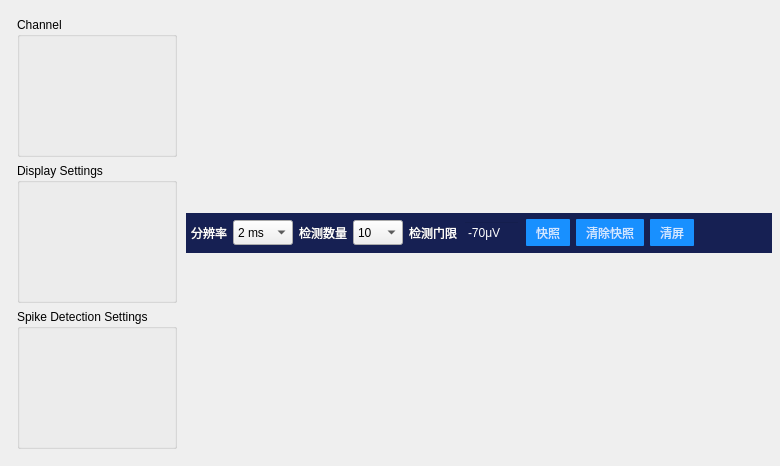
<?xml version="1.0" encoding="UTF-8"?>
<ui version="4.0">
 <class>CSpikeScope</class>
 <widget class="QWidget" name="CSpikeScope">
  <property name="geometry">
   <rect>
    <x>0</x>
    <y>0</y>
    <width>780</width>
    <height>466</height>
   </rect>
  </property>
  <property name="windowTitle">
   <string>Form</string>
  </property>
  <property name="styleSheet">
   <string notr="true"/>
  </property>
  <layout class="QHBoxLayout" name="horizontalLayout_2">
   <property name="spacing">
    <number>0</number>
   </property>
   <property name="leftMargin">
    <number>8</number>
   </property>
   <property name="topMargin">
    <number>8</number>
   </property>
   <property name="rightMargin">
    <number>8</number>
   </property>
   <property name="bottomMargin">
    <number>8</number>
   </property>
   <item>
    <layout class="QHBoxLayout" name="horizontalLayout">
     <item>
      <widget class="QWidget" name="controlPannel" native="true">
       <layout class="QVBoxLayout" name="verticalLayout_2">
        <item>
         <widget class="QGroupBox" name="groupBox">
          <property name="title">
           <string>Channel</string>
          </property>
         </widget>
        </item>
        <item>
         <widget class="QGroupBox" name="groupBox_3">
          <property name="title">
           <string>Display Settings</string>
          </property>
         </widget>
        </item>
        <item>
         <widget class="QGroupBox" name="groupBox_2">
          <property name="title">
           <string>Spike Detection Settings</string>
          </property>
         </widget>
        </item>
       </layout>
      </widget>
     </item>
     <item>
      <layout class="QVBoxLayout" name="verticalLayout">
       <property name="spacing">
        <number>0</number>
       </property>
       <item>
        <widget class="QWidget" name="toolbar" native="true">
         <property name="maximumSize">
          <size>
           <width>16777215</width>
           <height>40</height>
          </size>
         </property>
         <property name="styleSheet">
          <string notr="true">#toolbar{
	background: #162053;
}

QPushButton {
	border-radius: 1;
	background: rgba(24,144,255,1);
	padding: 0px 10px;
	color: rgba(255,255,255,0.8);
}

QPushButton::hover {
	border-radius: 1;
	background: rgba(24,144,255,0.8);
	padding: 0px 10px;
	color: rgba(255,255,255,1);
}</string>
         </property>
         <layout class="QHBoxLayout" name="horizontalLayout_3">
          <property name="spacing">
           <number>6</number>
          </property>
          <property name="leftMargin">
           <number>5</number>
          </property>
          <property name="topMargin">
           <number>0</number>
          </property>
          <property name="rightMargin">
           <number>5</number>
          </property>
          <property name="bottomMargin">
           <number>0</number>
          </property>
          <item>
           <widget class="QLabel" name="label">
            <property name="styleSheet">
             <string notr="true">color: white;</string>
            </property>
            <property name="text">
             <string>分辨率</string>
            </property>
           </widget>
          </item>
          <item>
           <widget class="QComboBox" name="timeScales">
            <property name="minimumSize">
             <size>
              <width>60</width>
              <height>25</height>
             </size>
            </property>
            <property name="maximumSize">
             <size>
              <width>60</width>
              <height>25</height>
             </size>
            </property>
            <property name="currentIndex">
             <number>0</number>
            </property>
            <item>
             <property name="text">
              <string>2 ms</string>
             </property>
            </item>
            <item>
             <property name="text">
              <string>4 ms</string>
             </property>
            </item>
            <item>
             <property name="text">
              <string>6 ms</string>
             </property>
            </item>
           </widget>
          </item>
          <item>
           <widget class="QLabel" name="label_2">
            <property name="styleSheet">
             <string notr="true">color: white;</string>
            </property>
            <property name="text">
             <string>检测数量</string>
            </property>
           </widget>
          </item>
          <item>
           <widget class="QComboBox" name="showCnts">
            <property name="minimumSize">
             <size>
              <width>50</width>
              <height>25</height>
             </size>
            </property>
            <property name="maximumSize">
             <size>
              <width>50</width>
              <height>25</height>
             </size>
            </property>
            <property name="currentIndex">
             <number>0</number>
            </property>
            <item>
             <property name="text">
              <string>10</string>
             </property>
            </item>
            <item>
             <property name="text">
              <string>20</string>
             </property>
            </item>
            <item>
             <property name="text">
              <string>50</string>
             </property>
            </item>
            <item>
             <property name="text">
              <string>100</string>
             </property>
            </item>
            <item>
             <property name="text">
              <string>200</string>
             </property>
            </item>
            <item>
             <property name="text">
              <string>500</string>
             </property>
            </item>
           </widget>
          </item>
          <item>
           <widget class="QLabel" name="label_3">
            <property name="styleSheet">
             <string notr="true">color: white;</string>
            </property>
            <property name="text">
             <string>检测门限</string>
            </property>
           </widget>
          </item>
          <item>
           <widget class="QSpinBox" name="threshold">
            <property name="minimumSize">
             <size>
              <width>0</width>
              <height>25</height>
             </size>
            </property>
            <property name="maximumSize">
             <size>
              <width>16777215</width>
              <height>25</height>
             </size>
            </property>
            <property name="styleSheet">
             <string notr="true">background-color: transparent;
color: white;</string>
            </property>
            <property name="buttonSymbols">
             <enum>QAbstractSpinBox::NoButtons</enum>
            </property>
            <property name="suffix">
             <string>μV</string>
            </property>
            <property name="minimum">
             <number>-1000</number>
            </property>
            <property name="maximum">
             <number>1000</number>
            </property>
            <property name="singleStep">
             <number>5</number>
            </property>
            <property name="value">
             <number>-70</number>
            </property>
           </widget>
          </item>
          <item>
           <widget class="QPushButton" name="takeSnapShot">
            <property name="minimumSize">
             <size>
              <width>0</width>
              <height>27</height>
             </size>
            </property>
            <property name="maximumSize">
             <size>
              <width>16777215</width>
              <height>27</height>
             </size>
            </property>
            <property name="styleSheet">
             <string notr="true"/>
            </property>
            <property name="text">
             <string>快照</string>
            </property>
           </widget>
          </item>
          <item>
           <widget class="QPushButton" name="clearSnapshotBtn">
            <property name="minimumSize">
             <size>
              <width>0</width>
              <height>27</height>
             </size>
            </property>
            <property name="maximumSize">
             <size>
              <width>16777215</width>
              <height>27</height>
             </size>
            </property>
            <property name="text">
             <string>清除快照</string>
            </property>
           </widget>
          </item>
          <item>
           <widget class="QPushButton" name="clearBtn">
            <property name="minimumSize">
             <size>
              <width>0</width>
              <height>27</height>
             </size>
            </property>
            <property name="maximumSize">
             <size>
              <width>16777215</width>
              <height>27</height>
             </size>
            </property>
            <property name="styleSheet">
             <string notr="true"/>
            </property>
            <property name="text">
             <string>清屏</string>
            </property>
           </widget>
          </item>
          <item>
           <spacer name="horizontalSpacer">
            <property name="orientation">
             <enum>Qt::Horizontal</enum>
            </property>
            <property name="sizeHint" stdset="0">
             <size>
              <width>40</width>
              <height>20</height>
             </size>
            </property>
           </spacer>
          </item>
          <item>
           <widget class="QPushButton" name="closeBtn">
            <property name="minimumSize">
             <size>
              <width>20</width>
              <height>20</height>
             </size>
            </property>
            <property name="maximumSize">
             <size>
              <width>20</width>
              <height>20</height>
             </size>
            </property>
            <property name="styleSheet">
             <string notr="true">QPushButton {
	
image: url(:/Optimus/images/trainPage/x-hover.svg);
	background-color: rgba(255,255,255,0);
	color:white;
	padding: 2px;
}

QPushButton::hover {
	image: url(:/Optimus/images/trainPage/x.svg);
	background-color: rgba(255,255,255,0);
	color:white;
}</string>
            </property>
            <property name="text">
             <string/>
            </property>
           </widget>
          </item>
         </layout>
        </widget>
       </item>
       <item>
        <layout class="QVBoxLayout" name="spikePlotLayout"/>
       </item>
      </layout>
     </item>
    </layout>
   </item>
  </layout>
 </widget>
 <resources>
  <include location="../Optimus/Optimus.qrc"/>
 </resources>
 <connections/>
</ui>
